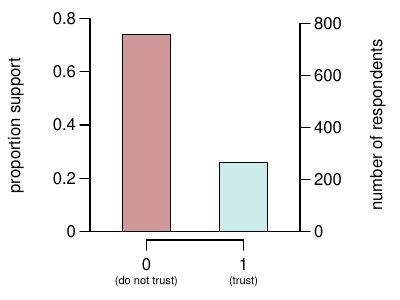

Reproduce this figure in R.
require(openintro)
pdf('barPlotOfPropAmericansDistrustFedGovt.pdf', 4, 3)
par(mar=c(3, 4.5, 0.5, 5), mgp=c(3.3, 0.7, 0), las=1)
x <- c(758, 265)
plot(0, 0, type='n', xlim=c(-0.5, 1.5), ylim=c(0,800*1.023), xlab='', ylab='', axes=FALSE)
rect(-0.25, 0, 0.25, x[1], col='#88000066')
rect(0.75, 0, 1.25, x[2], col='#00999933')
axis(4, at=seq(0, 800, 200)) #, labels=c('0', '', '400', '', '800'))
axis(2, at=seq(0, 800*1.023, 200*1.023), labels=seq(0, 0.8, 0.2))
par(mgp=c(3.3, 0.7, 0))
axis(1, at=0:1, labels=c('0', '1'))
par(mgp=c(3.3, 1.43, 0))
axis(1, at=0:1, labels=c('(do not trust)', '(trust)'), cex.axis=0.7)
abline(h=0)
par(las=0)
mtext('number of respondents', 4, line=3.3)
mtext('proportion support', 2, line=3.3)

dev.off()